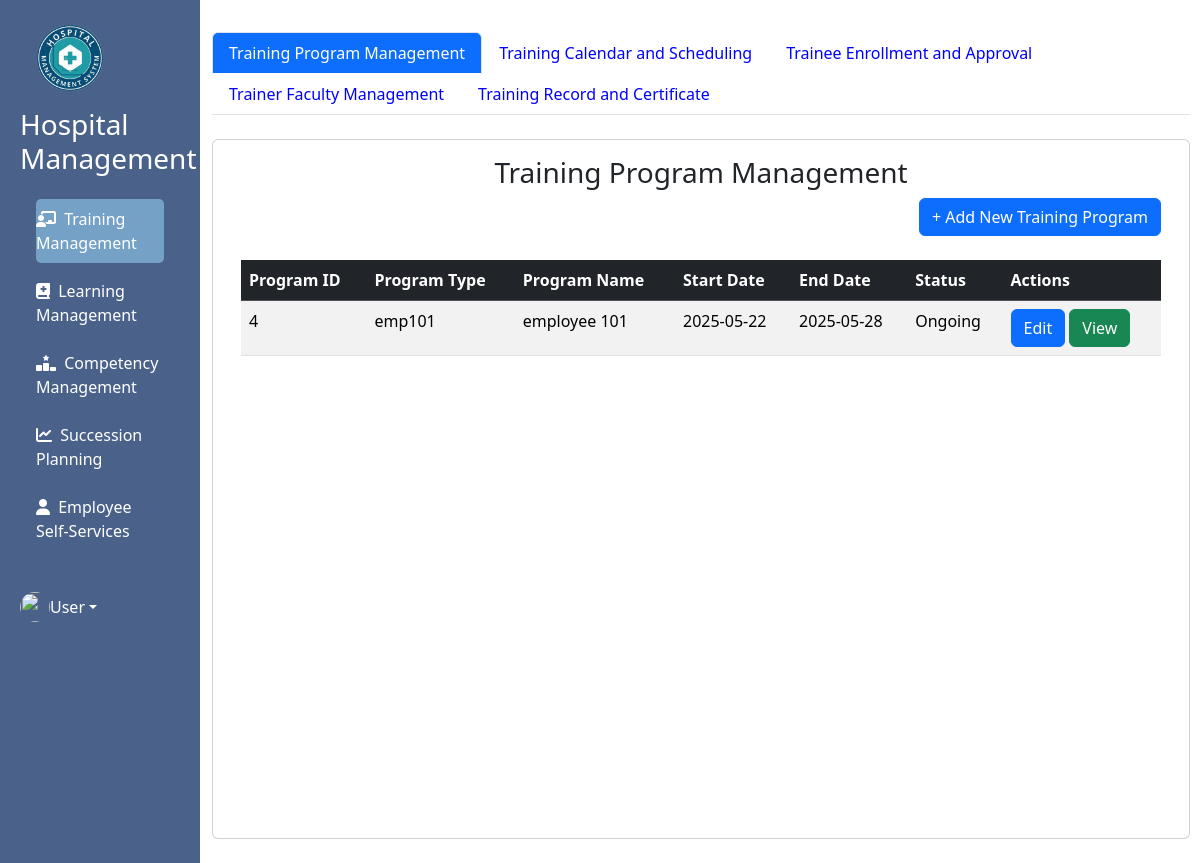
Before: /hr_2/admin/training_management/training_management.php with the older database file.
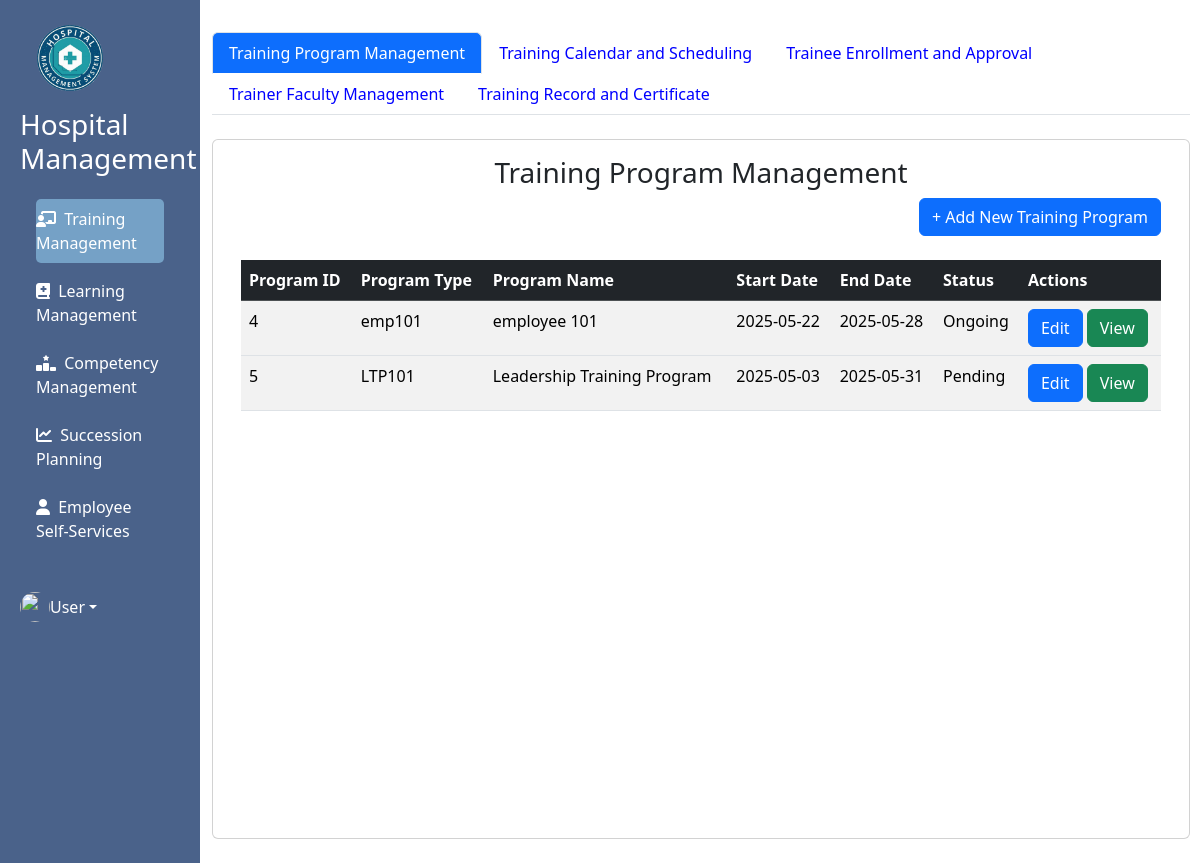
After: the same page with the newer database file.
### tables this page shows
CREATE TABLE `training_program` (
  `PROGRAM_ID` int(11) NOT NULL,
  `PROGRAM_TYPE` varchar(50) DEFAULT NULL,
  `PROGRAM_NAME` varchar(50) DEFAULT NULL,
  `TRAINER` int(11) NOT NULL,
  `START` date DEFAULT NULL,
  `END` date DEFAULT NULL,
  `STATUS` varchar(45) DEFAULT NULL,
  `DESCRIPTION_PROGRAM` text DEFAULT NULL
);

### hr_2/admin/training_management/training_management.php (the view, shortened to what this page needs)
<?php
require_once("../../../phpcon/conn.php");
?>
<!DOCTYPE html>
<html lang="en">
<head>
    <link href="https://cdn.jsdelivr.net/npm/bootstrap@5.3.3/dist/css/bootstrap.min.css" rel="stylesheet">
    <link rel="stylesheet" href="https://cdnjs.cloudflare.com/ajax/libs/font-awesome/5.15.3/css/all.min.css" />
    <link rel="stylesheet" href="https://cdnjs.cloudflare.com/ajax/libs/font-awesome/6.5.2/css/all.min.css" />
    <link rel="stylesheet" href="https://site-assets.fontawesome.com/releases/v6.5.2/css/all.css" />
    <link href='https://unpkg.com/boxicons@2.1.4/css/boxicons.min.css' rel='stylesheet'>
    <link href="https://cdn.jsdelivr.net/npm/fullcalendar@6.1.9/main.min.css" rel="stylesheet" />
    <link rel="stylesheet" href="../../../tm.css?v=4.6">
</head>
<body>
<div class="container-fluid">
    <div class="row flex-nowrap">
        <div class="col-auto col-md-2 col-xl-2 px-sm-1 px-0 min-vh-100 bg-side">
            <div class="d-flex flex-column align-items-center align-items-sm-start px-3 pt-2 text-white">
                <a href="#!" class="d-flex text-decoration-none align-items-center mb-md-0 text-white">
                    <span class="fs-5 d-none d-sm-inline" style="color: white;">
                        <div class="media align-items-center">
                            <img src="logo.png" width="100" class="mr-3" alt="">
                        </div>
                        <h3>Hospital Management</h3>
                    </span>
                </a>
                <ul class="nav nav-link flex-column mb-sm-auto mb-0 align-items-center align-items-sm-center" id="menu">
                <li class="nav-item mt-2">
                        <a href="../training_management/training_management.php" class="nav-link active align-middle px-0 text-start">
                            <i class="fa-solid fa-chalkboard-user"></i>
                            <span class="ms-1 d-none d-sm-inline">Training Management</span>
                        </a>
                    </li>
                    <li class="nav-item mt-2">
                        <a href="../learning/learning.php" class="nav-link align-middle px-0 text-start">
                            <i class="fa-solid fa-book-medical"></i>
                            <span class="ms-1 d-none d-sm-inline">Learning Management</span>
                        </a>
                    </li>
                    <li class="nav-item mt-2">
                        <a href="../competency/competency.php" class="nav-link align-middle px-0 text-start">
                            <i class="fa-solid fa-ranking-star"></i>
                            <span class="ms-1 d-none d-sm-inline">Competency Management</span>
                        </a>
                    </li>
                    <li class="nav-item mt-2">
                        <a href="../succession/succession.php" class="nav-link align-middle px-0 text-start">
                            <i class="fa-solid fa-chart-line"></i>
                            <span class="ms-1 d-none d-sm-inline">Succession Planning</span>
                        </a>
                    </li>
                    <li class="nav-item mt-2">
                        <a href="../ESS/ess.php" class="nav-link  align-middle px-0 text-start">
                            <i class="fa-solid fa-user"></i>
                            <span class="ms-1 d-none d-sm-inline">Employee Self-Services</span>
                        </a>
                    </li>
                </ul>
                <div class="dropdown pb-4">
                  <a href="#" class="d-flex align-items-center text-white text-decoration-none dropdown-toggle" id="ddUser" data-bs-toggle="dropdown" aria-expanded="false">
                  <img src="" width="30" height="30" alt="" class="rounded-circle">
                  <span class="user" id="user">User</span></a>
                </div>
            </div>
        </div>
        <div class="col main-content py-4">
            <div class="row">
                <div class="col">
              <div class="nav navbar navbar-expand-lg">
              <ul class="nav nav-tabs mb-3" id="pills-tab" role="tablist">
  <li class="nav-item">
    <button class="nav-link  active" id="pillsTPM-tab" data-bs-toggle="pill" data-bs-target="#pillsTPM" aria-controls="pillsTPM" aria-selected="true">Training Program Management</button>
  </li>
  <li class="nav-item">
    <button class="nav-link for-pills" id="pillsCalendar-tab" data-bs-toggle="pill" data-bs-target="#pillsCalendar" aria-controls="pillsCalendar" aria-selected="false">Training Calendar and Scheduling</button>
  </li>
  <li class="nav-item">
    <button class="nav-link for-pills" id="pillsEnrollment-tab" data-bs-toggle="pill" data-bs-target="#pillsEnrollment" aria-controls="pillsEnrollment" aria-selected="false">Trainee Enrollment and Approval
    </button>
  </li>
  <li class="nav-item">
    <button class="nav-link for-pills" id="pillsFaculty-tab" data-bs-toggle="pill" data-bs-target="#pillsFaculty" aria-controls="pillsFaculty" aria-selected="false">Trainer Faculty Management
    </button>
  </li>
  <li class="nav-item">
    <button class="nav-link for-pills" id="pillsRecord-tab" data-bs-toggle="pill" data-bs-target="#pillsRecord" aria-controls="pillsRecord" aria-selected="false">Training Record and Certificate
    </button>
  </li>
</ul>
              </div>
                <div class="card" style="height: 700px; overflow: hidden;">
  <div class="card-content" style="height: 100%;">
    <div class="card-body" style="height: 100%; display: flex; flex-direction: column;">
      <div class="container" style="flex: 1; overflow: hidden;">
<div class="tab-content" id="pills-tabContent">
  <div class="tab-pane fade show active" id="pillsTPM" role="tabpanel" >
  <h3 class="white-text card-title text-center">Training Program Management</h3>
  <div class="d-grid gap-2 d-md-flex justify-content-md-end">
    <button type="button" class="btn btn-primary" data-bs-toggle="modal" data-bs-target="#addTrainingModal">
  + Add New Training Program
</button>
</div>
        <br>
        <div style="overflow-y: auto; height: 100%;">
          <table class="table table-hover table-striped">
            <thead class=" table-dark">
              <tr>
                <th scope="col">Program ID</th>
                <th scope="col">Program Type</th>
                <th>Program Name</th>
                <th scope="col">Start Date</th>
                <th scope="col">End Date</th>
                <th scope="col">Status</th>
                <th scope="col">Actions</th>
              </tr>
            </thead>
            <tbody>
            <?php
$query = "
SELECT tp.PROGRAM_ID, tp.PROGRAM_TYPE, tp.PROGRAM_NAME, tf.TRAINER_ID, tf.FULLNAME, tp.STATUS,tp.DESCRIPTION_PROGRAM, tp.START AS START_DATE, tp.END AS END_DATE
    FROM training_program tp
    LEFT JOIN trainer_faculty tf ON tp.TRAINER = tf.TRAINER_ID
";
$result=$connection->query($query);
?>
<?php
while ($program=$result->fetch_assoc()):
?>
              <tr>
              <td><?php echo htmlspecialchars($program['PROGRAM_ID']); ?></td>
            <td><?php echo htmlspecialchars($program['PROGRAM_TYPE']); ?></td>
            <td><?php echo htmlspecialchars($program['PROGRAM_NAME']); ?></td>
            <td><?php echo htmlspecialchars($program['START_DATE']); ?></td>
            <td><?php echo htmlspecialchars($program['END_DATE']); ?></td>
            <td><?php echo htmlspecialchars($program['STATUS']); ?></td>
            <td>
            <button type="button" class="btn btn-primary" data-bs-toggle="modal" data-bs-target="#editTrainingModal<?php echo $program['PROGRAM_ID']; ?>">Edit</button>
  <button type="button" class="btn btn-success" data-bs-toggle="modal" data-bs-target="#viewTrainingModal<?php echo $program['PROGRAM_ID']; ?>">View</button>
            </td>
              </tr>
            </tbody>
            <?php endwhile;?>
          </table>
        </div>
</div>
    </div>
            </div>
        </div>
    </div>
</div>
</body>
</html>

### tm.css (style rules this page uses)
.nav-tabs .nav-link { color: blue !important; }
.nav-tabs .nav-link.active { color: white !important; background-color: #0d6efd !important; }
.bg-side { background: #4A628A !important ; }
.nav-item { color: white ; }
.nav-link { color: white !important; }
.nav-link li .active { background-color: #75a1c6 !important; width: fit-content; height: fit-content; border-radius: 5px; }
html, body { height: 100%; margin: 0; padding: 0; overflow-x: hidden; }
.main-content { height: 100vh; overflow-y: auto; padding-right: 10px; }

Changed rows visible on the page:
added training_program: PROGRAM_ID "5", PROGRAM_TYPE "LTP101", PROGRAM_NAME "Leadership Training Program", START "2025-05-03", END "2025-05-31", STATUS "Pending"
